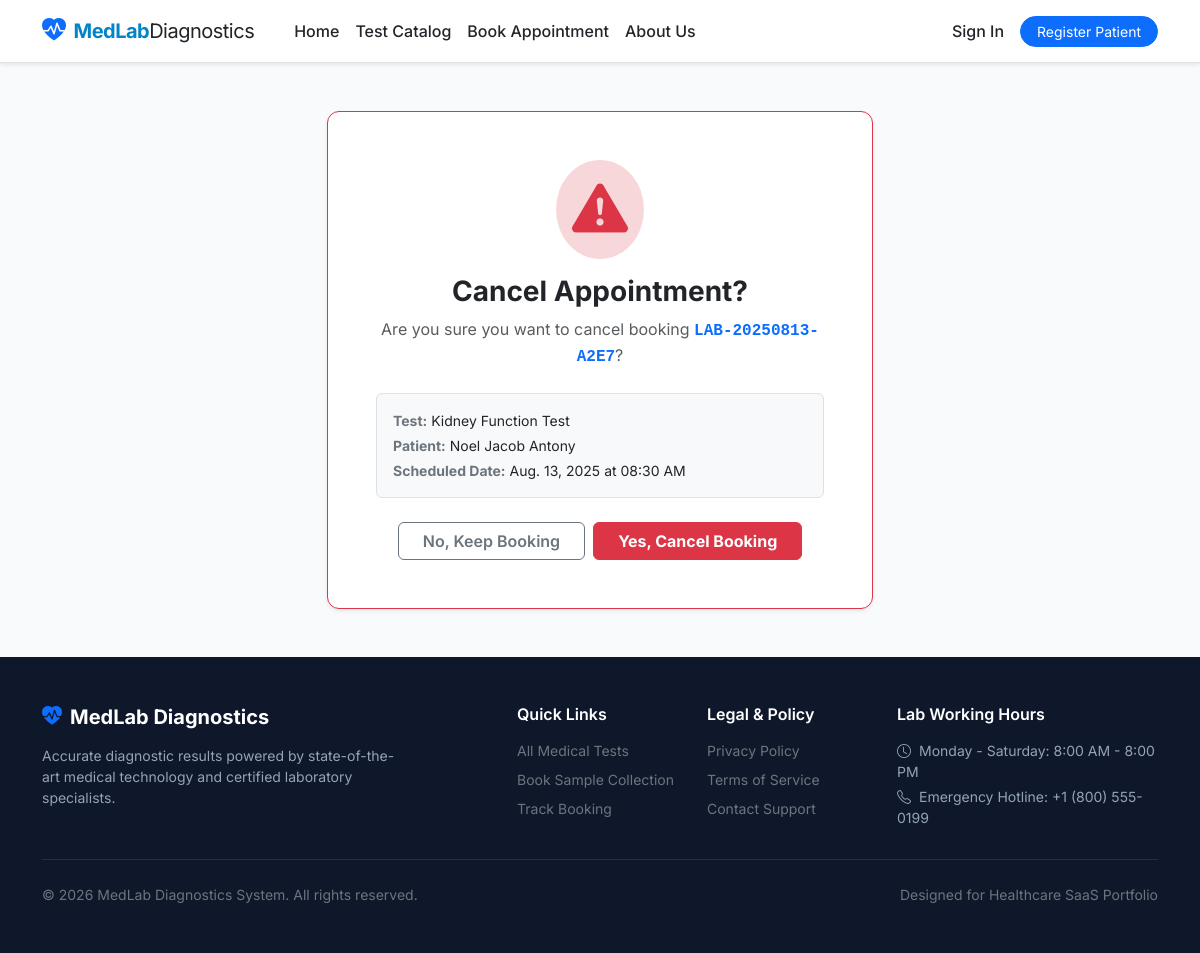
The app's page /booking/LAB-20250813-A2E7/cancel/ with its own data.
### booking/models.py (models this page shows, shortened)
class Booking(models.Model):
    STATUS_PENDING = 'pending'
    STATUS_CONFIRMED = 'confirmed'
    STATUS_SAMPLE_COLLECTED = 'sample_collected'
    STATUS_PROCESSING = 'processing'
    STATUS_COMPLETED = 'completed'
    STATUS_CANCELLED = 'cancelled'
    STATUS_CHOICES = [
        (STATUS_PENDING, 'Pending'),
        (STATUS_CONFIRMED, 'Confirmed'),
        (STATUS_SAMPLE_COLLECTED, 'Sample Collected'),
        (STATUS_PROCESSING, 'Processing'),
        (STATUS_COMPLETED, 'Completed'),
        (STATUS_CANCELLED, 'Cancelled'),
    ]
    ALLOWED_TRANSITIONS = {
        STATUS_PENDING: [STATUS_CONFIRMED, STATUS_CANCELLED],
        STATUS_CONFIRMED: [STATUS_SAMPLE_COLLECTED, STATUS_CANCELLED],
        STATUS_SAMPLE_COLLECTED: [STATUS_PROCESSING, STATUS_CANCELLED],
        STATUS_PROCESSING: [STATUS_COMPLETED, STATUS_CANCELLED],
        STATUS_COMPLETED: [],
        STATUS_CANCELLED: [],
    }
    reference_number = models.CharField(
        max_length=20,
        unique=True,
        blank=True,
        editable=False,
        help_text='Unique booking reference code (e.g. LAB-20250101-ABCD)'
    )
    patient = models.ForeignKey(
        Patient,
        on_delete=models.CASCADE,
        related_name='bookings',
        help_text='Patient who made the booking'
    )
    test = models.ForeignKey(
        Test,
        on_delete=models.CASCADE,
        related_name='bookings',
        help_text='Medical test to be performed'
    )
    booking_date = models.DateField(help_text='Date when the test will be performed')
    booking_time = models.TimeField(help_text='Time when the test will be performed')
    status = models.CharField(
        max_length=20,
        choices=STATUS_CHOICES,
        default=STATUS_PENDING,
        help_text='Current status of the booking'
    )
    notes = models.TextField(
        blank=True,
        help_text='Additional notes or special instructions'
    )
    created_at = models.DateTimeField(auto_now_add=True)
    updated_at = models.DateTimeField(auto_now=True)
    class Meta:
        ordering = ['-booking_date', '-booking_time']
        verbose_name = 'Booking'
        verbose_name_plural = 'Bookings'
        constraints = [
            models.UniqueConstraint(
                fields=['test', 'booking_date', 'booking_time'],
                condition=models.Q(status__in=['pending', 'confirmed', 'sample_collected', 'processing']),
                name='unique_active_booking_slot'
            )
        ]
        indexes = [
            models.Index(fields=['status']),
            models.Index(fields=['booking_date', 'booking_time']),
            models.Index(fields=['reference_number']),
        ]
    @property
    def can_cancel(self):
        return self.status in [self.STATUS_PENDING, self.STATUS_CONFIRMED]

class Test(models.Model):
    category = models.ForeignKey(
        Category,
        on_delete=models.SET_NULL,
        null=True,
        blank=True,
        related_name='tests',
        help_text='Category of the test'
    )
    test_name = models.CharField(
        max_length=100,
        unique=True,
        help_text='Name of the medical test'
    )
    code = models.CharField(
        max_length=20,
        unique=True,
        null=True,
        blank=True,
        help_text='Unique test code (e.g. CBC-01)'
    )
    description = models.TextField(help_text='Detailed description of the test and what it diagnoses')
    preparation_instructions = models.TextField(
        blank=True,
        default='No special fasting required unless instructed by your physician.',
        help_text='Patient preparation guidelines (e.g. Fasting 8-10 hours)'
    )
    price = models.DecimalField(
        max_digits=10,
        decimal_places=2,
        validators=[MinValueValidator(0.01)],
        help_text='Price of the test'
    )
    turnaround_time = models.CharField(
        max_length=50,
        default='24 Hours',
        help_text='Estimated time to deliver results (e.g. 12 Hours, 2 Days)'
    )
    duration_hours = models.IntegerField(
        default=1,
        validators=[MinValueValidator(1), MaxValueValidator(24)],
        help_text='Expected duration of the sample collection procedure in hours'
    )
    is_active = models.BooleanField(
        default=True,
        help_text='Whether this test is currently available for booking'
    )
    created_at = models.DateTimeField(auto_now_add=True)
    updated_at = models.DateTimeField(auto_now=True)
    class Meta:
        ordering = ['test_name']
        verbose_name = 'Medical Test'
        verbose_name_plural = 'Medical Tests'
        indexes = [
            models.Index(fields=['is_active', 'test_name']),
        ]

class Patient(models.Model):
    GENDER_CHOICES = [
        ('M', 'Male'),
        ('F', 'Female'),
        ('O', 'Other'),
    ]
    user = models.OneToOneField(
        settings.AUTH_USER_MODEL,
        on_delete=models.CASCADE,
        null=True,
        blank=True,
        related_name='patient_profile',
        help_text='Associated user account if registered'
    )
    name = models.CharField(max_length=100, help_text='Full name of the patient')
    age = models.IntegerField(
        validators=[MinValueValidator(1), MaxValueValidator(120)],
        help_text='Age of the patient'
    )
    gender = models.CharField(max_length=1, choices=GENDER_CHOICES)
    phone = models.CharField(
        max_length=15,
        validators=[RegexValidator(r'^\+?1?\d{9,15}$', 'Enter a valid phone number (e.g. +1234567890 or 9876543210)')],
        help_text='Contact phone number'
    )
    email = models.EmailField(help_text='Email address for notifications and account verification')
    address = models.TextField(help_text='Full address of the patient')
    created_at = models.DateTimeField(auto_now_add=True)
    updated_at = models.DateTimeField(auto_now=True)
    class Meta:
        ordering = ['-created_at']
        verbose_name = 'Patient'
        verbose_name_plural = 'Patients'
        indexes = [
            models.Index(fields=['email']),
            models.Index(fields=['phone']),
        ]

### booking/views.py (the view, shortened to what this page needs)
# urls.py: path('booking/<str:reference_number>/cancel/', views.cancel_booking, name='cancel_booking'),
def cancel_booking(request, reference_number):
    booking = get_object_or_404(Booking, reference_number=reference_number)
    if request.user.is_authenticated and not request.user.is_staff:
        if hasattr(request.user, 'patient_profile') and booking.patient != request.user.patient_profile:
            return HttpResponseForbidden("Access Denied.")
    if not booking.can_cancel:
        messages.error(request, f'Booking {booking.reference_number} cannot be cancelled at stage: {booking.get_status_display()}.')
        return redirect('booking:booking_detail', reference_number=booking.reference_number)
    return render(request, 'booking/cancel_confirm.html', {
        'booking': booking,
        'page_title': f'Cancel Booking {booking.reference_number}',
    })

### booking/templates/booking/cancel_confirm.html (shortened to what this page needs)
{% extends "booking/base.html" %}
{% block content %}
<div class="container py-5">
    <div class="row justify-content-center">
        <div class="col-md-7 col-lg-6 text-center">
            <div class="card card-custom p-4 p-md-5 shadow-sm border-danger">
                <div class="mb-3">
                    <div class="bg-danger-subtle text-danger d-inline-flex p-3 rounded-circle">
                        <i class="bi bi-exclamation-triangle-fill display-4"></i>
                    </div>
                </div>
                <h3 class="fw-bold text-dark mb-2">Cancel Appointment?</h3>
                <p class="text-muted mb-4">Are you sure you want to cancel booking <strong class="text-primary font-monospace">{{ booking.reference_number }}</strong>?</p>
                <div class="bg-light p-3 rounded text-start mb-4 border">
                    <div class="small mb-1"><strong class="text-secondary">Test:</strong> {{ booking.test.test_name }}</div>
                    <div class="small mb-1"><strong class="text-secondary">Patient:</strong> {{ booking.patient.name }}</div>
                    <div class="small mb-0"><strong class="text-secondary">Scheduled Date:</strong> {{ booking.booking_date }} at {{ booking.booking_time|time:"h:i A" }}</div>
                </div>
                <form method="post">
                    <div class="d-flex gap-2 justify-content-center">
                        <a href="{% url 'booking:booking_detail' booking.reference_number %}" class="btn btn-outline-secondary px-4 fw-semibold">
                            No, Keep Booking
                        </a>
                        <button type="submit" class="btn btn-danger px-4 fw-bold">
                            Yes, Cancel Booking
                        </button>
                    </div>
                </form>
            </div>
        </div>
    </div>
</div>
{% endblock %}

### booking/templates/booking/base.html (style rules this page uses)
body { font-family: 'Inter', -apple-system, BlinkMacSystemFont, "Segoe UI", Roboto, sans-serif; background-color: #f8fafc; color: #1e293b; display: flex; flex-direction: column; min-height: 100vh; }
.card-custom { border: 1px solid #e2e8f0; border-radius: 0.75rem; transition: transform 0.2s ease, box-shadow 0.2s ease; }

### records on screen
Booking: reference_number "LAB-20250813-A2E7", test.test_name "Kidney Function Test", patient.name "Noel Jacob Antony", booking_date "Aug. 13, 2025", booking_time "08:30 AM"
